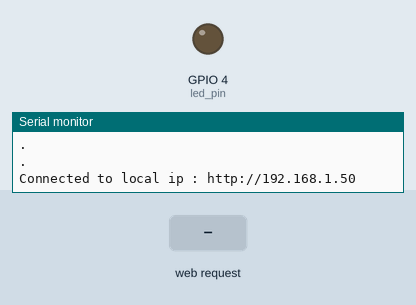
Recording of a sketch running on a simulated ESP8266 (NodeMCU). On the bench: output pins drawn as LEDs (lit = HIGH), the last lines printed to the serial monitor. The inputs (shaded band) are chosen by the test bench. WiFi joins after 1.5 s; servers stay silent unless stated.

Above: at 2.7 s.
2.8 s: HTTP request GET /LED=ON received
At 3.9 s:
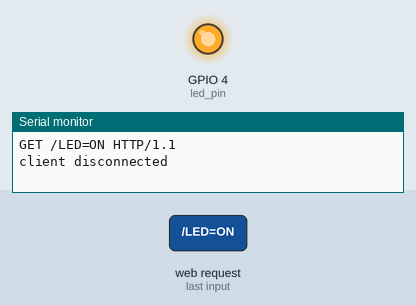
4.3 s: HTTP request GET /LED=OFF received
At 5.0 s:
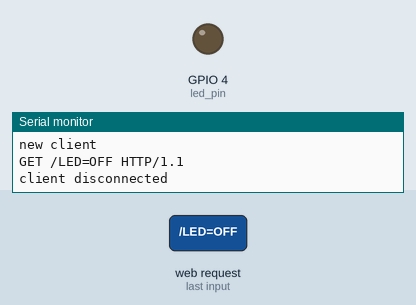
Timing chart, 0 to 7.3 s (numbered marks = the images above; inputs shaded):
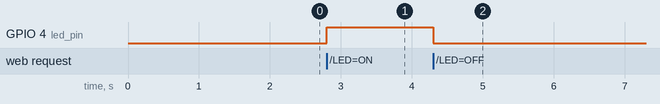

The sketch:

TCP_example.ino
```cpp
#include<ESP8266WiFi.h>
char * ssid = "Redmi";
char * pass = "qwertyuiop";
int led_pin = 4;
#define HIGH 1
#define LOW 0
int value = 0;

WiFiServer server(80);
void setup() {
  // put your setup code here, to run once:
  Serial.begin(9600);
  pinMode(led_pin, OUTPUT);
  WiFi.begin(ssid,pass);
  while(WiFi.status() != WL_CONNECTED)
  {
    Serial.println(".");
     delay(500);
  }
  Serial.print("Connected to local ip : ");
  Serial.print("http://");
  Serial.print(WiFi.localIP());
  server.begin();
}

void loop() {
  // put your main code here, to run repeatedly:
  WiFiClient client = server.available();

  if(!client)
    return;

  Serial.println("new client");
  while(!client.available())
    delay(1);

  String message = client.readStringUntil('\r');
  Serial.println(message);
  client.flush();
  if(message.indexOf("/LED=ON") != -1)
  {
     digitalWrite(led_pin, HIGH);
     value = HIGH;
  }

  if(message.indexOf("/LED=OFF") != -1)
  {
     digitalWrite(led_pin, LOW);
     value = LOW;
  }

  client.println("HTTP/1.1 200 OK");
  client.println("Content-Type:text/html");
  client.println("");
  client.println("<!DOCTYPE HTML>");
  client.println("<html>");
  client.println("<head>TEST PAGE</head>");

   client.print("<body>pin is now : ");

   if(value == HIGH)
    client.print("ON");

   if(value == LOW)
    client.print("OFF");

  client.println("<a href=\"LED=ON\"\"><button> Turn On </button></a>");
  client.println("<a href=\"LED=OFF\"\"><button> Turn Off </button></a>");
  client.println("</body></html>");

  Serial.println("client disconnected ");
  delay(1);

}
```

Measured:
- after the input at 2.8 s, GPIO 4 (led_pin): LOW → HIGH at once
- after the input at 4.3 s, GPIO 4 (led_pin): HIGH → LOW at once
